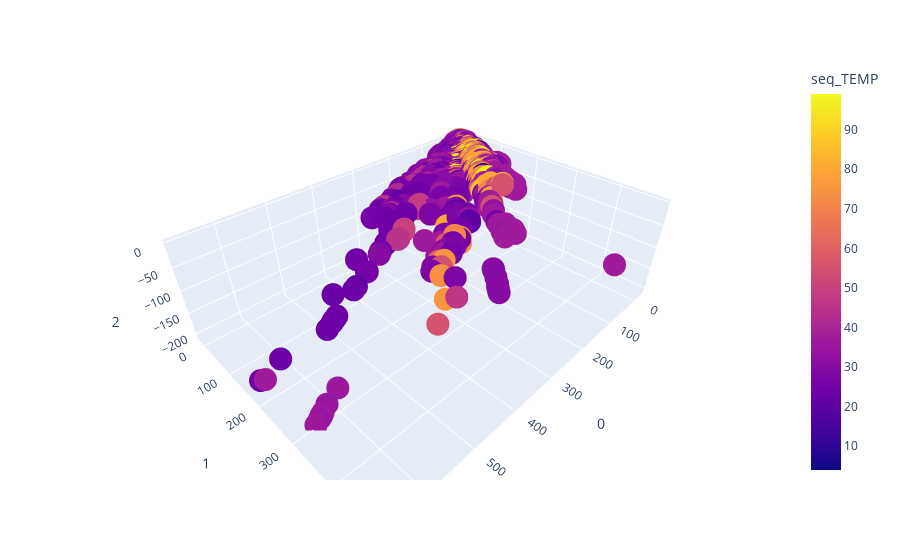

Notebook code cell kept with this figure:
### Code cell
res_ae_3d = encoder(encoder_weights, encoder_biases, Data_Full)

res_ae_3d = pd.DataFrame(res_ae_3d)


res_ae_3d["seq_TEMP"] = data["seq_TEMP"]
fig = px.scatter_3d(res_ae_3d, x=0, y=1,z=2, 
              color='seq_TEMP')
fig.show()

### Figure 1 — Plotly figure (JSON) as saved in the notebook; plotly's stock layout.template omitted (floating-point values rounded to 4 significant figures; data arrays with more than 128 entries replaced by an {"elided": "..."} marker saying what was removed)
{"data": [{"hovertemplate": "0=%{x}<br>1=%{y}<br>2=%{z}<br>seq_TEMP=%{marker.color}<extra></extra>", "legendgroup": "", "marker": {"color": {"elided": "2917 int values"}, "coloraxis": "coloraxis", "symbol": "circle"}, "mode": "markers", "name": "", "scene": "scene", "showlegend": false, "type": "scatter3d", "x": {"elided": "2917 float values"}, "y": {"elided": "2917 float values"}, "z": {"elided": "2917 float values"}}], "layout": {"coloraxis": {"colorbar": {"title": {"text": "seq_TEMP"}}, "colorscale": [[0, "#0d0887"], [0.1111, "#46039f"], [0.2222, "#7201a8"], [0.3333, "#9c179e"], [0.4444, "#bd3786"], [0.5556, "#d8576b"], [0.6667, "#ed7953"], [0.7778, "#fb9f3a"], [0.8889, "#fdca26"], [1, "#f0f921"]]}, "legend": {"tracegroupgap": 0}, "margin": {"t": 60}, "scene": {"domain": {"x": [0, 1], "y": [0, 1]}, "xaxis": {"title": {"text": "0"}}, "yaxis": {"title": {"text": "1"}}, "zaxis": {"title": {"text": "2"}}}}}
